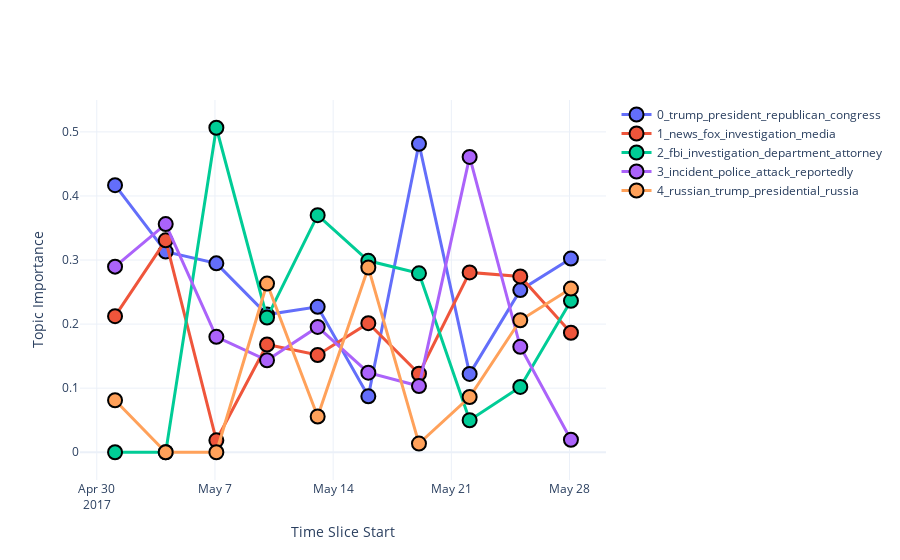

Notebook code cell kept with this figure:
### Code cell
# plot development of topic importance over time
Fox_dynamic_plot = model.plot_topics_over_time(top_k=5)
Fox_dynamic_plot

### Figure 1 — Plotly figure (JSON) as saved in the notebook; plotly's stock layout.template omitted (floating-point values rounded to 4 significant figures)
{"data": [{"hovertemplate": "<b>%{text}</b>", "line": {"width": 3}, "marker": {"line": {"color": "black", "width": 2}, "size": 14}, "mode": "markers+lines", "name": "0_trump_president_republican_congress", "text": ["trump, president, congress, media, washington", "republican, trump, president, going, washington", "trump, president, adviser, reportedly, foreign", "president, officials, trump, chief, attorney", "trump, president, government, administration, foreign", "reports, trump, president, reportedly, information", "president, republican, trump, congress, make", "trump, president, russian, official, said", "trump, republican, president, house, spokesman", "trump, president, presidential, 2016, chief"], "type": "scatter", "x": ["2017-05-01T02:00:00", "2017-05-04T02:00:00", "2017-05-07T02:00:00", "2017-05-10T02:00:00", "2017-05-13T02:00:00", "2017-05-16T02:00:00", "2017-05-19T02:00:00", "2017-05-22T02:00:00", "2017-05-25T02:00:00", "2017-05-28T02:00:00"], "y": [0.4168, 0.3131, 0.2948, 0.2148, 0.2269, 0.08726, 0.4814, 0.1223, 0.253, 0.3023]}, {"hovertemplate": "<b>%{text}</b>", "line": {"width": 3}, "marker": {"line": {"color": "black", "width": 2}, "size": 14}, "mode": "markers+lines", "name": "1_news_fox_investigation_media", "text": ["news, 22, fox, trump, just", "media, fox, news, house, told", "public, state, monday, media, day", "news, united, congress, reported, trump", "family, news, york, police, investigation", "news, fox, family, spokesman, report", "case, news, united, said, trump", "fox, news, just, think, way", "news, information, trump, media, reportedly", "news, spokesman, administration, fbi, chief"], "type": "scatter", "x": ["2017-05-01T02:00:00", "2017-05-04T02:00:00", "2017-05-07T02:00:00", "2017-05-10T02:00:00", "2017-05-13T02:00:00", "2017-05-16T02:00:00", "2017-05-19T02:00:00", "2017-05-22T02:00:00", "2017-05-25T02:00:00", "2017-05-28T02:00:00"], "y": [0.2123, 0.3308, 0.01867, 0.1682, 0.1518, 0.2015, 0.1225, 0.2807, 0.2744, 0.1865]}, {"hovertemplate": "<b>%{text}</b>", "line": {"width": 3}, "marker": {"line": {"color": "black", "width": 2}, "size": 14}, "mode": "markers+lines", "name": "2_fbi_investigation_department_attorney", "text": ["congress, day, thursday, friday, nation", "reportedly, police, foreign, reported, time", "fbi, investigation, department, attorney, president", "fbi, attorney, presidential, department, trump", "fbi, director, trump, investigation, fox", "fbi, investigation, trump, department, fox", "fbi, police, senior, department, investigation", "investigation, news, 22, trump, just", "fbi, investigation, congress, media, public", "fbi, investigation, russian, media, trump"], "type": "scatter", "x": ["2017-05-01T02:00:00", "2017-05-04T02:00:00", "2017-05-07T02:00:00", "2017-05-10T02:00:00", "2017-05-13T02:00:00", "2017-05-16T02:00:00", "2017-05-19T02:00:00", "2017-05-22T02:00:00", "2017-05-25T02:00:00", "2017-05-28T02:00:00"], "y": [0, 0, 0.5064, 0.2102, 0.37, 0.2987, 0.2792, 0.04993, 0.102, 0.2363]}, {"hovertemplate": "<b>%{text}</b>", "line": {"width": 3}, "marker": {"line": {"color": "black", "width": 2}, "size": 14}, "mode": "markers+lines", "name": "3_incident_police_attack_reportedly", "text": ["incident, police, public, people, told", "incident, police, reportedly, time, years", "incident, united, going, said, state", "incident, reportedly, united, reuters, seen", "incident, police, public, officials, attorney", "incident, attack, police, investigation, security", "state, department, police, senior, fbi", "incident, police, attack, reportedly, city", "attack, killed, incident, friday, said", "american, america, nation, killed, national"], "type": "scatter", "x": ["2017-05-01T02:00:00", "2017-05-04T02:00:00", "2017-05-07T02:00:00", "2017-05-10T02:00:00", "2017-05-13T02:00:00", "2017-05-16T02:00:00", "2017-05-19T02:00:00", "2017-05-22T02:00:00", "2017-05-25T02:00:00", "2017-05-28T02:00:00"], "y": [0.2897, 0.3561, 0.1801, 0.1435, 0.1955, 0.1242, 0.1033, 0.4609, 0.1645, 0.01946]}, {"hovertemplate": "<b>%{text}</b>", "line": {"width": 3}, "marker": {"line": {"color": "black", "width": 2}, "size": 14}, "mode": "markers+lines", "name": "4_russian_trump_presidential_russia", "text": ["security, people, government, country, nation", "incident, foreign, years, year, left", "public, monday, media, day, state", "russian, russia, fox, military, attack", "presidential, department, fbi, director, president", "russian, trump, russia, security, presidential", "case, trump, news, president, united", "reuters, trump, president, russian, official", "trump, russian, presidential, reuters, news", "presidential, trump, investigation, 2016, russian"], "type": "scatter", "x": ["2017-05-01T02:00:00", "2017-05-04T02:00:00", "2017-05-07T02:00:00", "2017-05-10T02:00:00", "2017-05-13T02:00:00", "2017-05-16T02:00:00", "2017-05-19T02:00:00", "2017-05-22T02:00:00", "2017-05-25T02:00:00", "2017-05-28T02:00:00"], "y": [0.08113, 0, 0, 0.2633, 0.05582, 0.2883, 0.01354, 0.08618, 0.206, 0.2555]}], "layout": {"autosize": true, "hoverlabel": {"bgcolor": "white", "font": {"size": 16}}, "hovermode": "x", "xaxis": {"autorange": true, "range": ["2017-04-29 02:05:10.4387", "2017-05-30 01:54:49.5613"], "title": {"text": "Time Slice Start"}, "type": "date"}, "yaxis": {"autorange": true, "range": [-0.06221, 0.5686], "title": {"text": "Topic Importance"}, "type": "linear"}}}
